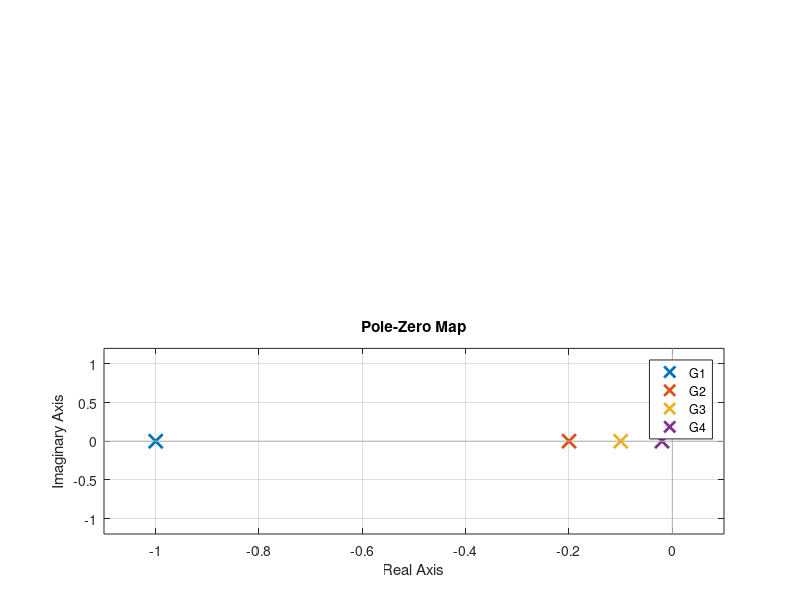

This figure's MATLAB source: (Note: this script raises an error after producing the figure.)
% Master1 CORO 
% Classical Control
% exercise 1 of lab1

clear all, close all, clc

disp('section 1.1')
disp('')

k=1;
T1=1;T2=5;T3=10;T4=50;
G1=tf(k,[T1 1]);
G2=tf(k,[T2 1]);
G3=tf(k,[T3 1]);
G4=tf(k,[T4 1]);

f1=figure(1);
set(f1,'position',[1   462   504   343])
subplot(211)
step(G1,G2,G3,G4);
legend('G1','G2','G3','G4')
subplot(212)
pzmap(G1,G2,G3,G4)
legend('G1','G2','G3','G4')

S1 = stepinfo(G1,'SettlingTimeThreshold',0.05);
S2 = stepinfo(G2,'SettlingTimeThreshold',0.05);
S3 = stepinfo(G3,'SettlingTimeThreshold',0.05);
S4 = stepinfo(G4,'SettlingTimeThreshold',0.05);
disp(['5% settling time of G1 (T1=1) :',num2str(S1.SettlingTime)])
disp(['5% settling time of G2 (T2=5) :',num2str(S2.SettlingTime)])
disp(['5% settling time of G3 (T3=10) :',num2str(S3.SettlingTime)])
disp(['5% settling time of G4 (T4=50) :',num2str(S4.SettlingTime)])

%%

disp('---------------------------------------------')
disp('section 1.2')
disp('')

k1=1;k2=2;k3=5;k4=10;
T=10;

G1=tf(k1,[T 1]);G2=tf(k2,[T 1]);G3=tf(k3,[T 1]);G4=tf(k4,[T 1]);
py
f2=figure(2);hold on
set(f2,'position',[507   462   504   343])
step(G1,G2,G3,G4);
plot([0 T],[0 k1],'k')
plot([0 T],[0 k2],'k')
plot([0 T],[0 k3],'k')
plot([0 T],[0 k4],'k')
plot([T T],[0 k4],':k')
legend('G1','G2','G3','G4')


S1 = stepinfo(G1,'SettlingTimeThreshold',0.05);
S2 = stepinfo(G2,'SettlingTimeThreshold',0.05);
S3 = stepinfo(G3,'SettlingTimeThreshold',0.05);
S4 = stepinfo(G4,'SettlingTimeThreshold',0.05);

disp(['5% settling time of G1 (k=1) :',num2str(S1.SettlingTime)])
disp(['5% settling time of G2 (k=2) :',num2str(S2.SettlingTime)])
disp(['5% settling time of G3 (k=5) :',num2str(S3.SettlingTime)])
disp(['5% settling time of G4 (k=10) :',num2str(S4.SettlingTime)])

%%

disp('---------------------------------------------')
disp('section 1.3')
disp('')

k=1;
T1=1;T2=5;T3=10;T4=50;
G1=tf(k,[T1 1]);
G2=tf(k,[T2 1]);
G3=tf(k,[T3 1]);
G4=tf(k,[T4 1]);

f3=figure(3);
set(f3,'position',[1    52   504   343])
subplot(121)
%bode(G1,G2,G3,G4);
bodemag(G1,G2,G3,G4);
legend('G1','G2','G3','G4')
subplot(122)
step(G1,G2,G3,G4)
legend('G1','G2','G3','G4')

wc1=bandwidth(G1);
wc2=bandwidth(G2);
wc3=bandwidth(G3);
wc4=bandwidth(G4);

S1 = stepinfo(G1,'SettlingTimeThreshold',0.05);
S2 = stepinfo(G2,'SettlingTimeThreshold',0.05);
S3 = stepinfo(G3,'SettlingTimeThreshold',0.05);
S4 = stepinfo(G4,'SettlingTimeThreshold',0.05);

disp(['Bandwith of G1 (T1=1) :',num2str(wc1)])
disp(['Bandwith of G2 (T2=5) :',num2str(wc2)])
disp(['Bandwith of G3 (T3=10) :',num2str(wc3)])
disp(['Bandwith of G4 (T4=50) :',num2str(wc4)])
disp(' ')
disp(['5% settling time of G1 (T1=1) :',num2str(S1.SettlingTime)])
disp(['5% settling time of G2 (T2=5) :',num2str(S2.SettlingTime)])
disp(['5% settling time of G3 (T3=10) :',num2str(S3.SettlingTime)])
disp(['5% settling time of G4 (T4=50) :',num2str(S4.SettlingTime)])
disp(' ')
